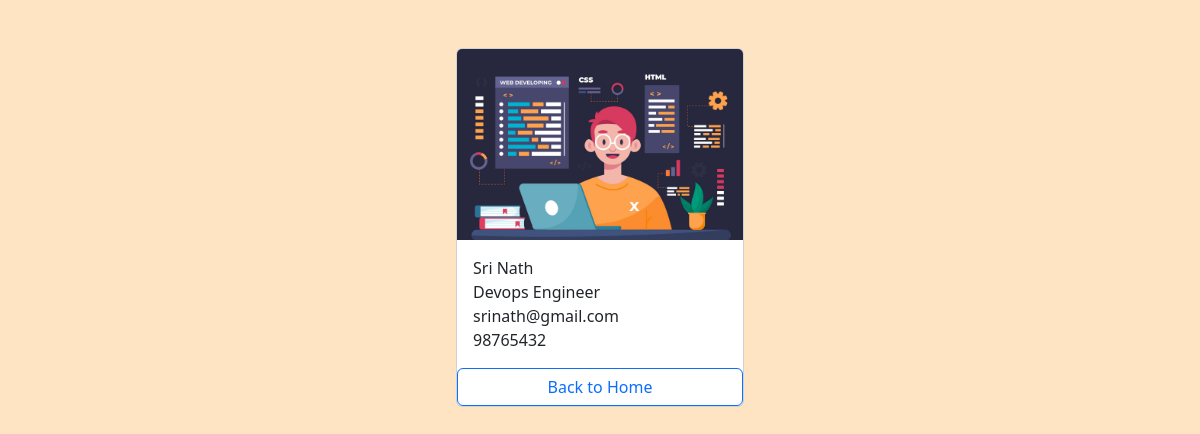
Page /employees/3/ on the committed database.
### employees/models.py (models this page shows, shortened)
class Employee(models.Model):
    first_name =models.CharField(max_length=100)
    last_name =models.CharField(max_length=100)
    photo =models.ImageField(upload_to='images')
    designation =models.CharField(max_length=100)
    email_address =models.EmailField(max_length=100,unique=True)
    phone_number = models.CharField(max_length=12,blank=True)
    created_at=models.DateTimeField(auto_now_add=True)
    updated_at=models.DateTimeField(auto_now=True)

### employees/views.py (the view)
# urls.py: path('<int:pk>/',views.employee_details,name="employee_details")
def employee_details(request,pk):
    employee = get_object_or_404(Employee,pk=pk)
    context = {
        'employee': employee,
    }
    return render(request,'employee_details.html',context)

### templates/employee_details.html (shortened to what this page needs)
{% load static %}
<!DOCTYPE html>
<html lang="en">
<head>
    <link href="https://cdn.jsdelivr.net/npm/bootstrap@5.3.3/dist/css/bootstrap.min.css" rel="stylesheet">
    <link rel="stylesheet" href="{% static 'css/styles.css' %}">
</head>
<body>
    <div class="container pt-5">
        <div class="card mx-auto" style="width: 18rem;">
            <img src="{{ employee.photo.url }}" class="card-img-top" alt="Employee_Photo">
            <div class="card-body">
              <p class="card-text m-0"> {{ employee.first_name }} {{ employee.last_name }} </p>
              <p class="card-text m-0"> {{ employee.designation }} </p>
              <p class="card-text m-0"> {{ employee.email_address }} </p>
              <p class="card-text m-0"> {{ employee.phone_number }} </p>
            </div>
            <a href="{% url 'home' %}" class="btn btn-outline-primary">Back to Home</a>
          </div>
    </div>
</body>
</html>

### mysite/static/css/styles.css (style rules this page uses)
body { background-color: bisque; }

### rows in the picture
Employee: photo (picture), first_name "Sri", last_name "Nath", designation "Devops Engineer", email_address "srinath@gmail.com", phone_number "98765432"
